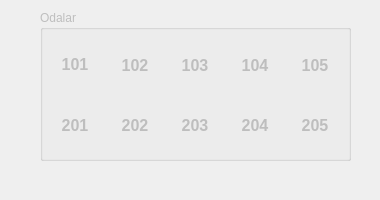
<?xml version="1.0" encoding="UTF-8"?>
<ui version="4.0">
 <class>RoomAvailableDialog</class>
 <widget class="QDialog" name="RoomAvailableDialog">
  <property name="windowModality">
   <enum>Qt::WindowModal</enum>
  </property>
  <property name="enabled">
   <bool>false</bool>
  </property>
  <property name="geometry">
   <rect>
    <x>0</x>
    <y>0</y>
    <width>380</width>
    <height>200</height>
   </rect>
  </property>
  <property name="windowTitle">
   <string>Available Rooms</string>
  </property>
  <property name="autoFillBackground">
   <bool>true</bool>
  </property>
  <widget class="QGroupBox" name="groupBox">
   <property name="geometry">
    <rect>
     <x>40</x>
     <y>10</y>
     <width>311</width>
     <height>151</height>
    </rect>
   </property>
   <property name="title">
    <string>Odalar</string>
   </property>
   <widget class="QLabel" name="lbl101">
    <property name="geometry">
     <rect>
      <x>10</x>
      <y>30</y>
      <width>50</width>
      <height>50</height>
     </rect>
    </property>
    <property name="font">
     <font>
      <pointsize>12</pointsize>
      <weight>75</weight>
      <bold>true</bold>
     </font>
    </property>
    <property name="text">
     <string>101</string>
    </property>
    <property name="textFormat">
     <enum>Qt::RichText</enum>
    </property>
    <property name="scaledContents">
     <bool>true</bool>
    </property>
    <property name="alignment">
     <set>Qt::AlignCenter</set>
    </property>
   </widget>
   <widget class="QLabel" name="lbl102">
    <property name="geometry">
     <rect>
      <x>70</x>
      <y>30</y>
      <width>50</width>
      <height>50</height>
     </rect>
    </property>
    <property name="font">
     <font>
      <pointsize>12</pointsize>
      <weight>75</weight>
      <bold>true</bold>
     </font>
    </property>
    <property name="text">
     <string>102</string>
    </property>
    <property name="scaledContents">
     <bool>true</bool>
    </property>
    <property name="alignment">
     <set>Qt::AlignCenter</set>
    </property>
   </widget>
   <widget class="QLabel" name="lbl103">
    <property name="geometry">
     <rect>
      <x>130</x>
      <y>30</y>
      <width>50</width>
      <height>50</height>
     </rect>
    </property>
    <property name="font">
     <font>
      <pointsize>12</pointsize>
      <weight>75</weight>
      <bold>true</bold>
     </font>
    </property>
    <property name="text">
     <string>103</string>
    </property>
    <property name="scaledContents">
     <bool>true</bool>
    </property>
    <property name="alignment">
     <set>Qt::AlignCenter</set>
    </property>
   </widget>
   <widget class="QLabel" name="lbl104">
    <property name="geometry">
     <rect>
      <x>190</x>
      <y>30</y>
      <width>50</width>
      <height>50</height>
     </rect>
    </property>
    <property name="font">
     <font>
      <pointsize>12</pointsize>
      <weight>75</weight>
      <bold>true</bold>
     </font>
    </property>
    <property name="text">
     <string>104</string>
    </property>
    <property name="scaledContents">
     <bool>true</bool>
    </property>
    <property name="alignment">
     <set>Qt::AlignCenter</set>
    </property>
   </widget>
   <widget class="QLabel" name="lbl105">
    <property name="geometry">
     <rect>
      <x>250</x>
      <y>30</y>
      <width>50</width>
      <height>50</height>
     </rect>
    </property>
    <property name="font">
     <font>
      <pointsize>12</pointsize>
      <weight>75</weight>
      <bold>true</bold>
     </font>
    </property>
    <property name="text">
     <string>105</string>
    </property>
    <property name="scaledContents">
     <bool>true</bool>
    </property>
    <property name="alignment">
     <set>Qt::AlignCenter</set>
    </property>
   </widget>
   <widget class="QLabel" name="lbl204">
    <property name="geometry">
     <rect>
      <x>190</x>
      <y>90</y>
      <width>50</width>
      <height>50</height>
     </rect>
    </property>
    <property name="font">
     <font>
      <pointsize>12</pointsize>
      <weight>75</weight>
      <bold>true</bold>
     </font>
    </property>
    <property name="text">
     <string>204</string>
    </property>
    <property name="scaledContents">
     <bool>true</bool>
    </property>
    <property name="alignment">
     <set>Qt::AlignCenter</set>
    </property>
   </widget>
   <widget class="QLabel" name="lbl205">
    <property name="geometry">
     <rect>
      <x>250</x>
      <y>90</y>
      <width>50</width>
      <height>50</height>
     </rect>
    </property>
    <property name="font">
     <font>
      <pointsize>12</pointsize>
      <weight>75</weight>
      <bold>true</bold>
     </font>
    </property>
    <property name="text">
     <string>205</string>
    </property>
    <property name="scaledContents">
     <bool>true</bool>
    </property>
    <property name="alignment">
     <set>Qt::AlignCenter</set>
    </property>
   </widget>
   <widget class="QLabel" name="lbl203">
    <property name="geometry">
     <rect>
      <x>130</x>
      <y>90</y>
      <width>50</width>
      <height>50</height>
     </rect>
    </property>
    <property name="font">
     <font>
      <pointsize>12</pointsize>
      <weight>75</weight>
      <bold>true</bold>
     </font>
    </property>
    <property name="text">
     <string>203</string>
    </property>
    <property name="scaledContents">
     <bool>true</bool>
    </property>
    <property name="alignment">
     <set>Qt::AlignCenter</set>
    </property>
   </widget>
   <widget class="QLabel" name="lbl201">
    <property name="geometry">
     <rect>
      <x>10</x>
      <y>90</y>
      <width>50</width>
      <height>50</height>
     </rect>
    </property>
    <property name="font">
     <font>
      <pointsize>12</pointsize>
      <weight>75</weight>
      <bold>true</bold>
     </font>
    </property>
    <property name="text">
     <string>201</string>
    </property>
    <property name="scaledContents">
     <bool>true</bool>
    </property>
    <property name="alignment">
     <set>Qt::AlignCenter</set>
    </property>
   </widget>
   <widget class="QLabel" name="lbl202">
    <property name="geometry">
     <rect>
      <x>70</x>
      <y>90</y>
      <width>50</width>
      <height>50</height>
     </rect>
    </property>
    <property name="font">
     <font>
      <pointsize>12</pointsize>
      <weight>75</weight>
      <bold>true</bold>
     </font>
    </property>
    <property name="text">
     <string>202</string>
    </property>
    <property name="scaledContents">
     <bool>true</bool>
    </property>
    <property name="alignment">
     <set>Qt::AlignCenter</set>
    </property>
   </widget>
  </widget>
  <widget class="QLabel" name="lblinfo">
   <property name="geometry">
    <rect>
     <x>40</x>
     <y>170</y>
     <width>91</width>
     <height>16</height>
    </rect>
   </property>
   <property name="text">
    <string/>
   </property>
  </widget>
 </widget>
 <resources/>
 <connections/>
</ui>
